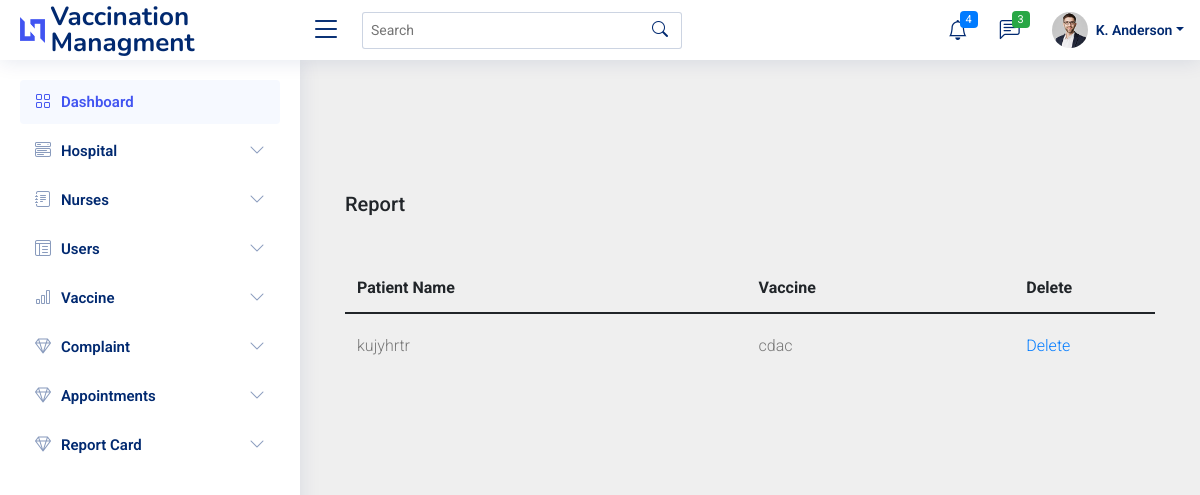
Page /viewreport on the earlier database version.
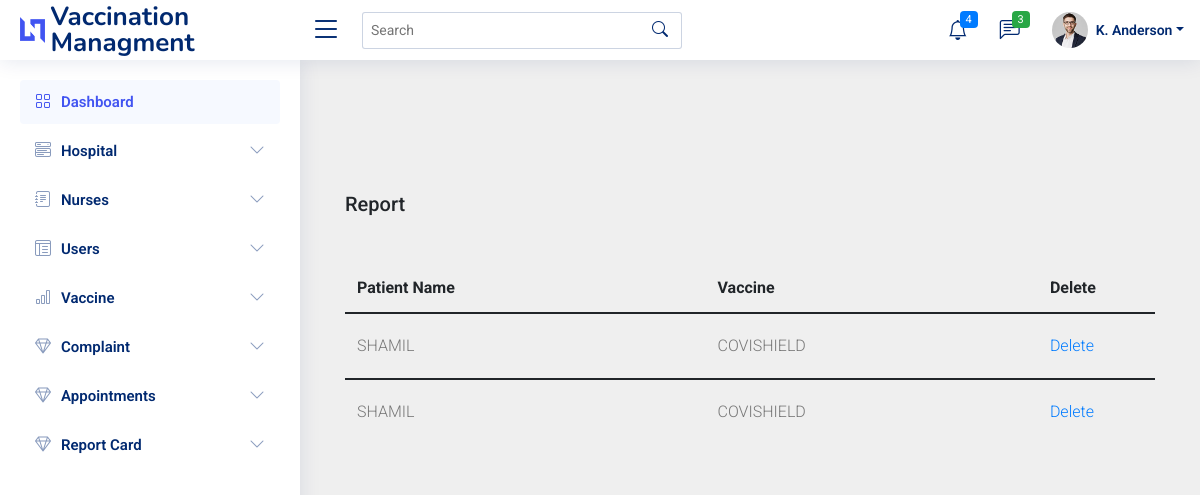
Same page on the later database version.
### vacc_app/models.py (models this page shows)
class ReportCard_TBL(models.Model):
    patient = models.ForeignKey(User_TBL, on_delete=models.CASCADE)
    vaccine = models.ForeignKey(Vaccine_TBL, on_delete=models.CASCADE)

class User_TBL(models.Model):
    name = models.CharField(max_length=20)
    contact_no = models.IntegerField()
    child_name = models.CharField(max_length=20)
    child_age = models.IntegerField()
    child_gender = models.CharField(max_length=20)
    recent_vaccinations = models.CharField(max_length=20)
    def __str__(self):
        return self.name

class Vaccine_TBL(models.Model):
    vaccine_name = models.CharField(max_length=20)
    vaccine_type = models.CharField(max_length=20)
    description = models.CharField(max_length=20)
    approval_status = models.IntegerField()
    def __str__(self):
        return self.vaccine_name

### vacc_app/views.py (the view)
def viewreport(request):
    data = ReportCard_TBL.objects.all()
    print(data)
    return render(request, 'viewreport.html', {'data': data})

### templates/viewreport.html (shortened to what this page needs)
<!doctype html>
{% extends 'index.html' %}
{% block content %}
{% load static %}
<html lang="en">
  <head>
    <link rel="stylesheet" href=" {% static 'static1/fonts/icomoon/style.css' %} ">
    <link rel="stylesheet" href=" {% static 'static1/css/owl.carousel.min.css' %} ">
    <link rel="stylesheet" href=" {% static 'static1/css/bootstrap.min.css' %} ">
    <link rel="stylesheet" href=" {% static 'static1/css/style.css' %} ">
  </head>
  <body>
  <div class="content">
    <div class="container">
      <h2 class="mb-5">Report</h2>
      <div class="table-responsive">
        <table class="table custom-table">
    <thead>
    <th>Patient Name</th>
    <th>Vaccine</th>
    <th>Delete</th>
    </thead>
    {% for i in data %}
    <tr>
        <td>{{i.patient}}</td>
        <td>{{i.vaccine }}</td>
        <td><a href="{% url 'deletereport' i.id %}">Delete</a></td>
    </tr>
{% endfor %}
  </body>
</html>
{% endblock %}

Differences in the rows shown:
changed ReportCard_TBL (number 1 of 2 on the later page): patient "kujyhrtr" → "SHAMIL"; vaccine "cdac" → "COVISHIELD"
added ReportCard_TBL: patient "SHAMIL", vaccine "COVISHIELD"
